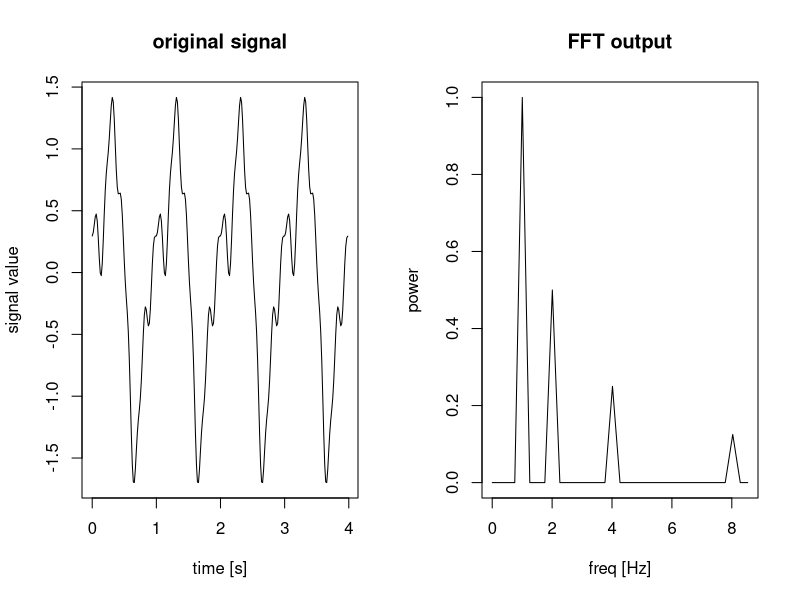
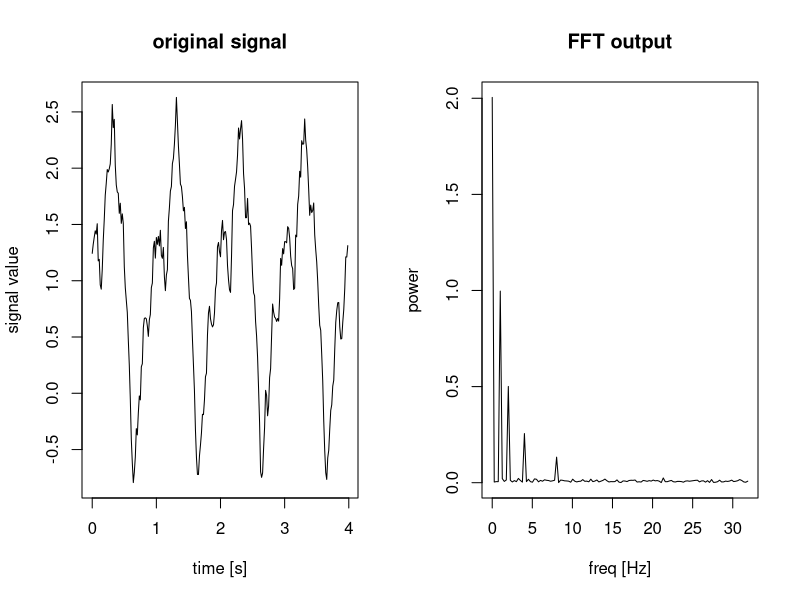
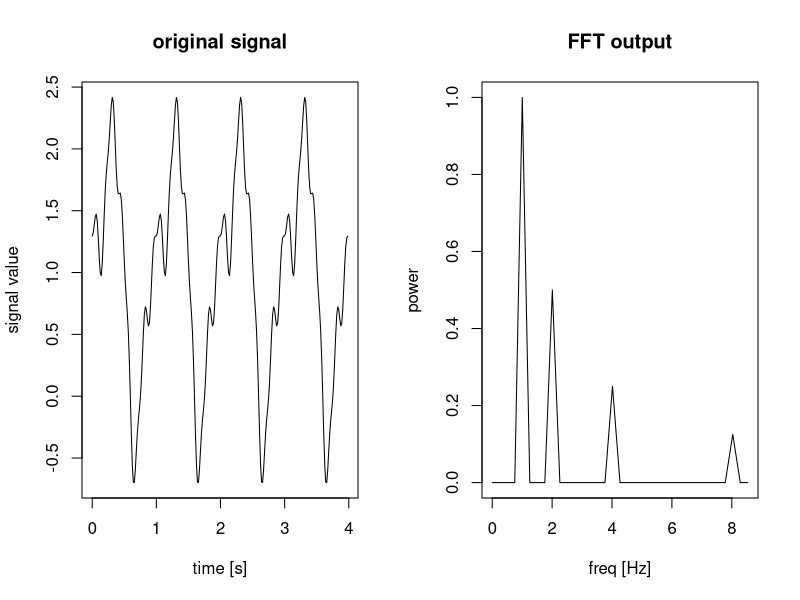

The R source for these figures, in order:
## ---- chunk 1
gen.signal <- function(
                   amplitude, # amplitudes
                   period,    # periods
                   phase,     # phases
                   time,      # sampling times
                   shift=0,   # constant added to the periodic sinusoidal signal
                   noise=0,   # how much noise to add
                   verbose=0) {
  n <- unique(c(length(amplitude), length(period), length(phase)))
  if (length(n) != 1) stop('amplitude, periods, and phase lengths must be equal')
  y <- rep(shift, length(t))
  for (i in 1:n) y <- y + amplitude[i] * sin(phase[i] + 2*pi*time/period[i])
  if (noise > 0) y <- y + noise * rnorm(length(y), sd=sd(y))
  return (y)
}
get.fft <- function(y,             # signal
                    t,             # sampling times
                    mean.rm=FALSE) # keep/remove mean of the signal
{
  dt <- t[2] - t[1]
  df <- 1/(max(t) - min(t))
  fnyq <- 1/(2*dt)           # Nyquist frequency
  f <- seq(0, 2*fnyq, by=df) # frequencies for FFT output (in Hz)
  if (mean.rm) y <- y - mean(y)
  ft <- 2 * fft(y)/length(y) # normalized fourier transform
  pw <- abs(ft) # power spectrum
  return (list(f=f, ft=ft, pw=pw))
}
plt.power <- function(y,        # signal
                      t,        # sampling times
                      pw,       # power spectrum
                      f,        # frequencies
                      show='',  # what to display
                      eps=1e-6, # small number to ignore floating-point errors
                      ext=1.1)  # how much to extend the plot beyond the last maximum
  {
    n <- unique(c(length(y), length(t), length(f), length(pw)))
    if (length(n) != 1) stop('y,t,pw,f lengths should be equal')
    if (show == 'all') {
      mx <- n
    } else if (show == 'half') {
      mx <- n/2
    } else {
      z <- diff(pw[1:(n/2)], differences=2)
      w <- which(z < -eps)
      mx <- min(max(w) * ext, n/2) # index for the highest frequency maximum
    }
    idx <- 1:mx
    par(mfrow=c(1,2))
    plot(t, y, type='l', xlab='time [s]', ylab='signal value', main='original signal')
    plot(f[idx], pw[idx], type='l', xlab='freq [Hz]', ylab='power', main='FFT output')
    par(mfrow=c(1,1))
}
## ---- chunk 2
amplitudes <- c(1, 1/2, 1/4, 1/8)
periods <- c(1, 1/2, 1/4, 1/8)
phases <- runif(4, 0, 2*pi)
dt <- 1/64
nsamples <- 4 * (1/dt)
t <- (0:(nsamples-1)) * dt
y <- gen.signal(amplitudes, periods, phases, t, shift=0, verbose=1)
v <- get.fft(y, t)
plt.power(y, t, v$pw, v$f)
## ---- chunk 3
y <- gen.signal(amplitudes, periods, phases, t, shift=1, noise=0.1, verbose=1)
v <- get.fft(y, t, mean.rm=FALSE)
plt.power(y, t, v$pw, v$f)
## ---- chunk 4
y <- gen.signal(amplitudes, periods, phases, t, shift=1, verbose=1)
v <- get.fft(y, t, mean.rm=TRUE)
plt.power(y, t, v$pw, v$f)
